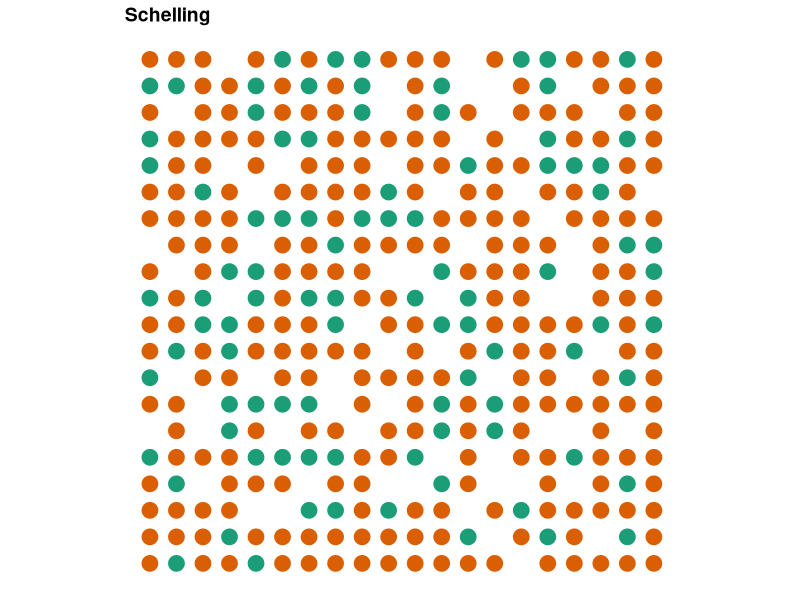

Generate this figure with R: (Note: a time limit stopped this script after it produced the figure.)
#Schelling Segregation Model with uneven preferences (wrapped)
# Casts a wrapped universe with variable dimensions, number of races, pct empty, and dominant race share
# Iterates allowing the majority and minority races to have different preferences for neighbor homogeneity
# Unsatisfied agents move to random available cell within distance limit
# Based on David Zimmerman's example at: https://www.r-bloggers.com/agent-based-modelling-with-data-table-or-how-to-model-urban-migration-with-r/

# The first function initiates the Schelling universe, taking a specified grid size, 
# number of races, percent of empty cells, and percent of agents of the dominant race
initiateSchelling_wrapped <- function(dimensions = c(10, 10), n_races = 4, perc_empty = 0.2, perc_maj = .75){
  require(data.table)
  # create "races" based on colors
  dims <<- dimensions
  races <<- colours()[1:n_races]

  # get number of homes (equal to number of cells)
  n_homes = prod(dimensions)
  # calculates the number of agents (cells minus the percent of empty homes)
  count_agents <- floor(n_homes * (1 - perc_empty))
  
  # the characteristics that a home can have -- either empty or a particular race
  races <- c("empty", races)
  # the probabilities of a home having each characteristic: 
  #   probability of a cell being empty, of being occupied by the dominant race conditional on not being empty, 
  #   and of being in a minority race conditional on not being empty
  probabilities <- c(perc_empty, 
                     (1-perc_empty)*perc_maj, 
                     rep((1 - perc_empty - (1-perc_empty)*perc_maj)/(n_races-1), times = n_races-1)
  )
  
  # creates the global schelling data.table
  schelling <<- data.table(id = 1:prod(dimensions),
                           x = rep(1:dimensions[1], 
                                   dimensions[2]),
                           y = rep(1:dimensions[2], 
                                   each = dimensions[1]),
                           race = sample(x = races, 
                                         size = n_homes, 
                                         prob = probabilities,
                                         replace = TRUE),
                           unsatisfied = rep(NA, prod(dimensions))) # leave this column empty to fill later
}

#Plots the grid
plotSchelling <- function(title){
  require(data.table)
  require(ggplot2)
  require(RColorBrewer)
  # get races to get the right number of colors
  races <- unique(schelling$race)
  
  # find the dimensions of the grid to get the best dot size
  dims <- c(max(schelling$x), max(schelling$y))
  
  # create colors
  # check if there are 3 or fewer races, 
  # RColorBrewer otherwise
  if (length(races) <= 3) {
    colors <- brewer.pal(3, "Dark2")
  } else {
    colors <- brewer.pal(length(races), "Dark2")
  }
  
  # plot the graph  
  p <- ggplot(data = schelling[race != "empty"], 
              aes(x = x, y = y, color = race)) + 
    # resize dots to grid
    geom_point(size = 100/sqrt(prod(dims))) +  
    scale_colour_manual(values = colors) + 
    # theme: mostly blank
    theme_bw() + 
    theme(axis.line = element_blank(),
          axis.text.x = element_blank(),
          axis.text.y = element_blank(),
          axis.ticks = element_blank(),
          axis.title.x = element_blank(),
          axis.title.y = element_blank(),
          legend.position = "none",
          panel.background = element_blank(),
          panel.border = element_blank(),
          panel.grid.major = element_blank(),
          panel.grid.minor = element_blank(),
          plot.background = element_blank(),
          plot.title = element_text(lineheight=3, 
                                    face="bold", 
                                    color="black", 
                                    size=14)) +
    # fix axes to avoid distortion in the picture
    coord_fixed(ratio = 1) + 
    # add the title
    ggtitle(title)
  
  return(p)
}

iterate_wrapped_limit <- function(n = 10, dom_sim_threshold = .5, min_sim_threshold = .5, limit = 8){
  require(data.table)
  # subfunction that checks for a given x and y value if the agent is 
  # unsatisfied (returns TRUE or FALSE)
  is.unsatisfied_wrapped <- function(x_value, y_value, 
                                     dom_sim_threshold = dom_sim_threshold,
                                     min_sim_threshold = min_sim_threshold){
    # gets the race and id for the agent
    cur_race <- schelling[x == x_value & y == y_value, race]
    cur_id <- schelling[x == x_value & y == y_value, id]
    
    #sub-subfunction to identify agent's neighbors
    select.neighbors <- function(dimensions){
      
      #Identify coordinates of neighbors (adjusts wrapping based on position of agent)
      neighbors <- as.data.frame(matrix(NA, nrow = 8, ncol = 2))
      if(x_value == 1 & y_value == 1){
        neighbors[1,] <- schelling[x == dimensions[1] & y == y_value+1, 2:3]
        neighbors[2,] <- schelling[x == x_value & y == y_value+1, 2:3]
        neighbors[3,] <- schelling[x == x_value+1 & y == y_value+1, 2:3]
        neighbors[4,] <- schelling[x == dimensions[1] & y == y_value, 2:3]
        neighbors[5,] <- schelling[x == x_value+1 & y == y_value, 2:3]
        neighbors[6,] <- schelling[x == dimensions[1] & y == dimensions[2], 2:3]
        neighbors[7,] <- schelling[x == x_value & y == dimensions[2], 2:3]
        neighbors[8,] <- schelling[x == x_value+1 & y == dimensions[2], 2:3]
      }
      if(x_value == 1 & y_value %in% c(2:(dimensions[2]-1))){
        neighbors[1,] <- schelling[x == dimensions[1] & y == y_value+1, 2:3]
        neighbors[2,] <- schelling[x == x_value & y == y_value+1, 2:3]
        neighbors[3,] <- schelling[x == x_value+1 & y == y_value+1, 2:3]
        neighbors[4,] <- schelling[x == dimensions[1] & y == y_value, 2:3]
        neighbors[5,] <- schelling[x == x_value+1 & y == y_value, 2:3]
        neighbors[6,] <- schelling[x == dimensions[1] & y == y_value-1, 2:3]
        neighbors[7,] <- schelling[x == x_value & y == y_value-1, 2:3]
        neighbors[8,] <- schelling[x == x_value+1 & y == y_value-1, 2:3]
      }
      if(x_value == 1 & y_value == dimensions[2]){
        neighbors[1,] <- schelling[x == dimensions[1] & y == 1, 2:3]
        neighbors[2,] <- schelling[x == x_value & y == 1, 2:3]
        neighbors[3,] <- schelling[x == x_value+1 & y == 1, 2:3]
        neighbors[4,] <- schelling[x == dimensions[1] & y == y_value, 2:3]
        neighbors[5,] <- schelling[x == x_value+1 & y == y_value, 2:3]
        neighbors[6,] <- schelling[x == dimensions[1] & y == y_value-1, 2:3]
        neighbors[7,] <- schelling[x == x_value & y == y_value-1, 2:3]
        neighbors[8,] <- schelling[x == x_value+1 & y == y_value-1, 2:3]
      }
      if(x_value %in% c(2:(dimensions[1]-1)) & y_value == 1){
        neighbors[1,] <- schelling[x == x_value-1 & y == y_value+1, 2:3]
        neighbors[2,] <- schelling[x == x_value & y == y_value+1, 2:3]
        neighbors[3,] <- schelling[x == x_value+1 & y == y_value+1, 2:3]
        neighbors[4,] <- schelling[x == x_value-1 & y == y_value, 2:3]
        neighbors[5,] <- schelling[x == x_value+1 & y == y_value, 2:3]
        neighbors[6,] <- schelling[x == x_value-1 & y == dimensions[2], 2:3]
        neighbors[7,] <- schelling[x == x_value & y == dimensions[2], 2:3]
        neighbors[8,] <- schelling[x == x_value+1 & y == dimensions[2], 2:3]
      }
      if(x_value %in% c(2:(dimensions[1]-1)) & y_value %in% c(2:(dimensions[2]-1))){
        neighbors[1,] <- schelling[x == x_value-1 & y == y_value+1, 2:3]
        neighbors[2,] <- schelling[x == x_value & y == y_value+1, 2:3]
        neighbors[3,] <- schelling[x == x_value+1 & y == y_value+1, 2:3]
        neighbors[4,] <- schelling[x == x_value-1 & y == y_value, 2:3]
        neighbors[5,] <- schelling[x == x_value+1 & y == y_value, 2:3]
        neighbors[6,] <- schelling[x == x_value-1 & y == y_value-1, 2:3]
        neighbors[7,] <- schelling[x == x_value & y == y_value-1, 2:3]
        neighbors[8,] <- schelling[x == x_value+1 & y == y_value-1, 2:3] 
      }
      if(x_value %in% c(2:(dimensions[1]-1)) & y_value == dimensions[2]){
        neighbors[1,] <- schelling[x == x_value-1 & y == 1, 2:3]
        neighbors[2,] <- schelling[x == x_value & y == 1, 2:3]
        neighbors[3,] <- schelling[x == x_value+1 & y == 1, 2:3]
        neighbors[4,] <- schelling[x == x_value-1 & y == y_value, 2:3]
        neighbors[5,] <- schelling[x == x_value+1 & y == y_value, 2:3]
        neighbors[6,] <- schelling[x == x_value-1 & y == y_value-1, 2:3]
        neighbors[7,] <- schelling[x == x_value & y == y_value-1, 2:3]
        neighbors[8,] <- schelling[x == x_value+1 & y == y_value-1, 2:3]
      }
      if(x_value == dimensions[1] & y_value == 1){
        neighbors[1,] <- schelling[x == x_value-1 & y == y_value+1, 2:3]
        neighbors[2,] <- schelling[x == x_value & y == y_value+1, 2:3]
        neighbors[3,] <- schelling[x == 1 & y == y_value+1, 2:3]
        neighbors[4,] <- schelling[x == x_value-1 & y == y_value, 2:3]
        neighbors[5,] <- schelling[x == 1 & y == y_value, 2:3]
        neighbors[6,] <- schelling[x == x_value-1 & y == dimensions[2], 2:3]
        neighbors[7,] <- schelling[x == x_value & y == dimensions[2], 2:3]
        neighbors[8,] <- schelling[x == 1 & y == dimensions[2], 2:3]
      }
      if(x_value == dimensions[1] & y_value %in% c(2:(dimensions[2]-1))){
        neighbors[1,] <- schelling[x == x_value-1 & y == y_value+1, 2:3]
        neighbors[2,] <- schelling[x == x_value & y == y_value+1, 2:3]
        neighbors[3,] <- schelling[x == 1 & y == y_value+1, 2:3]
        neighbors[4,] <- schelling[x == x_value-1 & y == y_value, 2:3]
        neighbors[5,] <- schelling[x == 1 & y == y_value, 2:3]
        neighbors[6,] <- schelling[x == x_value-1 & y == y_value-1, 2:3]
        neighbors[7,] <- schelling[x == x_value & y == y_value-1, 2:3]
        neighbors[8,] <- schelling[x == 1 & y == y_value-1, 2:3]
      }
      if(x_value == dimensions[1] & y_value == dimensions[2]){
        neighbors[1,] <- schelling[x == x_value-1 & y == 1, 2:3]
        neighbors[2,] <- schelling[x == x_value & y == 1, 2:3]
        neighbors[3,] <- schelling[x == 1 & y == 1, 2:3]
        neighbors[4,] <- schelling[x == x_value-1 & y == y_value, 2:3]
        neighbors[5,] <- schelling[x == 1 & y == y_value, 2:3]
        neighbors[6,] <- schelling[x == x_value-1 & y == y_value-1, 2:3]
        neighbors[7,] <- schelling[x == x_value & y == y_value-1, 2:3]
        neighbors[8,] <- schelling[x == 1 & y == y_value-1, 2:3]
      }
      names(neighbors) <- c("x","y")
      
      ids <- schelling[x %in% neighbors$x & y %in% neighbors$y, id]
      
      return(ids)
    }
    # checks if the home is empty
    if (cur_race == "empty"){
      return(FALSE) # empty houses can't be unsatisfied
    }else{
      neighbor.ids <- select.neighbors(dimensions = dims)
      
      # counts simliar neighbors
      count_similar <- sum(schelling[id %in% neighbor.ids, 
                                     id != cur_id &
                                       race == cur_race])
      # counts different neighbors
      count_different <- sum(schelling[id %in% neighbor.ids, 
                                       id != cur_id &
                                         race != cur_race & 
                                         race != "empty"])
      
      # calculates the ratio
      ratio <- count_similar/(count_similar + count_different)
      
      # returns TRUE if the ratio is less than or equal to the threshold
      if(cur_race == races[1]){
        return(ratio <= dom_sim_threshold)
      }else{
        return(ratio <= min_sim_threshold)
      }
    }
  }

  # creates a ProgressBar
  pb <- txtProgressBar(min = 0, max = 1, style = 3)
  # and tracks time
  t <- Sys.time()
  
  #sets empty vector of ratios
  ratios.unsatisfied <<- c(NULL)
  
  # iterates
  for (iterate in 1:n){
    # fills the boolean vector "unsatisfied" 
    # indicates if the household is unsatisfied 
    schelling[, unsatisfied := is.unsatisfied_wrapped(x_value = x, 
                                                      y_value = y, 
                                                      dom_sim_threshold = dom_sim_threshold,
                                                      min_sim_threshold = min_sim_threshold),
              by = 1:nrow(schelling)]
    #hacky fix for NAs, which appear to happen when the ratio exactly equals the threshold (and should therefore evaluate to satisfied)
    schelling$unsatisfied[is.na(schelling$unsatisfied)] <- FALSE
    
    ratio.unsatisfied <- sum(schelling$unsatisfied)/nrow(schelling)
    ratios.unsatisfied <<- c(ratios.unsatisfied, ratio.unsatisfied)

    # move unsatisfied agents to an empty house
    # find the IDs that are empty where agents can migrate to
    emptyIDs <- schelling[race == "empty", id] # finds the id of empty houses
    
    usIDs <- schelling[(unsatisfied), id] # finds the origin of the agents moving
    
    availIDs <<- sort(c(emptyIDs, usIDs)) # finds available IDs for each household moving
    
    #subfunction to find available cells within specified distance limit
    find.available <- function(cell, avails, lim){
      distance <- c(NULL) #cast empty vector to fill with distances to available cells
      for(i in 1:length(avails)){
        #fill distances vector with absolute values of distance (to keep all values positive) between current cell and each available cell
        distance[i] <- abs(schelling[id == cell, x] - schelling[id == avails[i], x]) + abs(schelling[id == cell, y] - schelling[id == avails[i], y])
      }
      a <- as.data.frame(cbind(avails, distance)) #specify distance from current cell to each available cell
      options <- with(a, avails[distance > 0 & distance <= lim]) #pare down options to cells less than or equal to limited number of moves
      if(length(options >= 1)){
        target.id <- sample(options, size = 1)
      }else{target.id <- cell}
      availIDs <<- avails[-which(avails == target.id)]
      return(avails[which(avails == target.id)])
    }

    # cast a new data.table showing migration from origin_id to target-id
    transition <- data.table(origin = usIDs, 
                             oldRace = schelling[id %in% usIDs, race])
    transition[, target := find.available(cell = origin, avails = availIDs, lim = limit),
               by = 1:nrow(transition)]
    
    # move agents to the new homes
    schelling[id %in% transition$origin]$race = "empty"
    schelling[id %in% transition$target]$race = transition$oldRace
    
    # orders and reset schelling
    schelling <<- schelling[order(id)]
    
    # updates the ProgressBar
    setTxtProgressBar(pb, iterate/n)
  }
  close(pb)
  timedif <- Sys.time() - t
  
  # print out statistics for the calculation time
  print(paste0("Time for calculation in seconds: ", round(timedif, 3), " or: ",
               round(n / as.numeric(timedif), 3), " iterations per second"))
  print(ratios.unsatisfied)
  plotSchelling(title = paste0("Schelling Segregation Model after ", n, " Iterations (Wrapped)"))
}

#Test it out
initiateSchelling_wrapped(dimensions = c(20,20), n_races = 2, perc_maj = .7)
plotSchelling(title = "Schelling")
iterate_wrapped_limit(dom_sim_threshold = .5, min_sim_threshold = .5, limit = 4)

#Plot pct unsatisfied over time
for(i in 1:length(ratios.unsatisfied)){
  if(i==1){
    plot(-100, -100, xlim=c(1,10), ylim=c(0,1), 
         ylab="Pct Unsatisfied", 
         xlab="Iteration", 
         main = "Percent of Agents Unsatisfied over Time",
         type="n", cex.axis=0.8)
    }else{
segments(i-1, ratios.unsatisfied[i-1], i, ratios.unsatisfied[i], col="black", lwd=1)
    }
}
